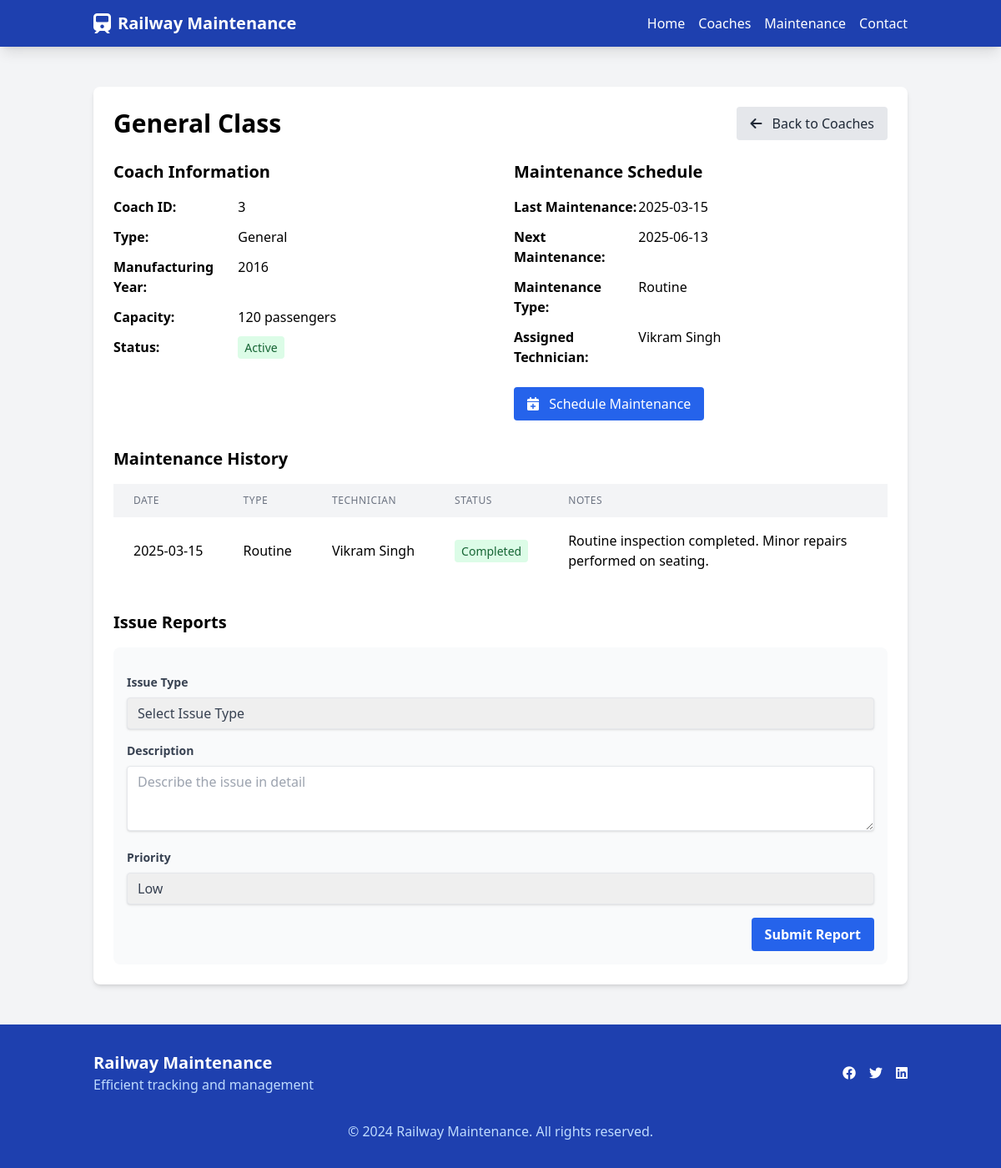
Page /coach_details.php?id=3 on the committed database.
### tables this page shows
CREATE TABLE IF NOT EXISTS coaches (
    id INT AUTO_INCREMENT PRIMARY KEY,
    name VARCHAR(100) NOT NULL,
    type VARCHAR(50) NOT NULL,
    manufacturing_year INT NOT NULL,
    capacity INT NOT NULL,
    status ENUM('Active', 'Maintenance', 'Retired') NOT NULL DEFAULT 'Active',
    last_maintenance DATE,
    next_maintenance DATE,
    maintenance_type VARCHAR(50),
    assigned_technician VARCHAR(100),
    created_at TIMESTAMP DEFAULT CURRENT_TIMESTAMP,
    updated_at TIMESTAMP DEFAULT CURRENT_TIMESTAMP ON UPDATE CURRENT_TIMESTAMP
);

CREATE TABLE IF NOT EXISTS maintenance_history (
    id INT AUTO_INCREMENT PRIMARY KEY,
    coach_id INT NOT NULL,
    maintenance_date DATE NOT NULL,
    maintenance_type VARCHAR(50) NOT NULL,
    technician VARCHAR(100) NOT NULL,
    status ENUM('Completed', 'Incomplete') NOT NULL,
    notes TEXT,
    created_at TIMESTAMP DEFAULT CURRENT_TIMESTAMP,
    FOREIGN KEY (coach_id) REFERENCES coaches(id) ON DELETE CASCADE
);

### coach_details.php (the view, shortened to what this page needs)
<?php
require_once "config.php";
$coach_id = isset($_GET['id']) ? intval($_GET['id']) : 0;
$coach_data = null;
if ($coach_id > 0) {
    $sql = "SELECT * FROM coaches WHERE id = ?";
    if ($stmt = mysqli_prepare($conn, $sql)) {
        mysqli_stmt_bind_param($stmt, "i", $coach_id);
        if (mysqli_stmt_execute($stmt)) {
            $result = mysqli_stmt_get_result($stmt);
            if (mysqli_num_rows($result) > 0) {
                $coach_data = mysqli_fetch_assoc($result);
            }
        }
    }
}
$maintenance_history = [];
$sql = "SELECT * FROM maintenance_history WHERE coach_id = ? ORDER BY maintenance_date DESC LIMIT 5";
if ($stmt = mysqli_prepare($conn, $sql)) {
    mysqli_stmt_bind_param($stmt, "i", $coach_id);
    if (mysqli_stmt_execute($stmt)) {
        $result = mysqli_stmt_get_result($stmt);
        while ($row = mysqli_fetch_assoc($result)) {
            $maintenance_history[] = $row;
        }
    }
}
?>
<!DOCTYPE html>
<html lang="en">
<head>
    <script src="https://cdn.tailwindcss.com"></script>
    <link href="https://cdnjs.cloudflare.com/ajax/libs/font-awesome/6.0.0/css/all.min.css" rel="stylesheet">
</head>
<body class="bg-gray-100">
    <nav class="bg-blue-800 text-white shadow-lg">
        <div class="container mx-auto px-6 py-3">
            <div class="flex items-center justify-between">
                <div class="flex items-center">
                    <a href="index.php" class="flex items-center">
                        <i class="fas fa-train text-2xl mr-2"></i>
                        <span class="text-xl font-bold">Railway Maintenance</span>
                    </a>
                </div>
                <div class="hidden md:flex items-center space-x-4">
                    <a href="index.php" class="hover:text-blue-200">Home</a>
                    <a href="index.php#coaches" class="hover:text-blue-200">Coaches</a>
                    <a href="index.php#maintenance" class="hover:text-blue-200">Maintenance</a>
                    <a href="index.php#contact" class="hover:text-blue-200">Contact</a>
                </div>
            </div>
        </div>
    </nav>
    <section class="py-12">
        <div class="container mx-auto px-6">
            <div class="bg-white rounded-lg shadow-md overflow-hidden">
                <div class="p-6">
                    <div class="flex justify-between items-center mb-6">
                        <h1 class="text-3xl font-bold"><?php echo htmlspecialchars($coach_data['name']); ?></h1>
                        <a href="index.php#coaches" class="bg-gray-200 text-gray-800 px-4 py-2 rounded hover:bg-gray-300">
                            <i class="fas fa-arrow-left mr-2"></i> Back to Coaches
                        </a>
                    </div>
                    <div class="grid grid-cols-1 md:grid-cols-2 gap-8 mb-8">
                        <div>
                            <h2 class="text-xl font-semibold mb-4">Coach Information</h2>
                            <div class="space-y-3">
                                <div class="flex">
                                    <span class="font-semibold w-1/3">Coach ID:</span>
                                    <span class="w-2/3"><?php echo htmlspecialchars($coach_data['id']); ?></span>
                                </div>
                                <div class="flex">
                                    <span class="font-semibold w-1/3">Type:</span>
                                    <span class="w-2/3"><?php echo htmlspecialchars($coach_data['type']); ?></span>
                                </div>
                                <div class="flex">
                                    <span class="font-semibold w-1/3">Manufacturing Year:</span>
                                    <span class="w-2/3"><?php echo htmlspecialchars($coach_data['manufacturing_year']); ?></span>
                                </div>
                                <div class="flex">
                                    <span class="font-semibold w-1/3">Capacity:</span>
                                    <span class="w-2/3"><?php echo htmlspecialchars($coach_data['capacity']); ?> passengers</span>
                                </div>
                                <div class="flex">
                                    <span class="font-semibold w-1/3">Status:</span>
                                    <span class="w-2/3">
                                        <span class="px-2 py-1 rounded text-sm <?php echo $coach_data['status'] === 'Active' ? 'bg-green-100 text-green-800' : 'bg-red-100 text-red-800'; ?>">
                                            <?php echo htmlspecialchars($coach_data['status']); ?>
                                        </span>
                                    </span>
                                </div>
                            </div>
                        </div>
                        <div>
                            <h2 class="text-xl font-semibold mb-4">Maintenance Schedule</h2>
                            <div class="space-y-3">
                                <div class="flex">
                                    <span class="font-semibold w-1/3">Last Maintenance:</span>
                                    <span class="w-2/3"><?php echo htmlspecialchars($coach_data['last_maintenance']); ?></span>
                                </div>
                                <div class="flex">
                                    <span class="font-semibold w-1/3">Next Maintenance:</span>
                                    <span class="w-2/3"><?php echo htmlspecialchars($coach_data['next_maintenance']); ?></span>
                                </div>
                                <div class="flex">
                                    <span class="font-semibold w-1/3">Maintenance Type:</span>
                                    <span class="w-2/3"><?php echo htmlspecialchars($coach_data['maintenance_type']); ?></span>
                                </div>
                                <div class="flex">
                                    <span class="font-semibold w-1/3">Assigned Technician:</span>
                                    <span class="w-2/3"><?php echo htmlspecialchars($coach_data['assigned_technician']); ?></span>
                                </div>
                            </div>
                            <div class="mt-6">
                                <button class="bg-blue-600 text-white px-4 py-2 rounded hover:bg-blue-700 schedule-maintenance-btn" data-coach-id="<?php echo $coach_id; ?>">
                                    <i class="fas fa-calendar-plus mr-2"></i> Schedule Maintenance
                                </button>
                            </div>
                        </div>
                    </div>
                    <div class="mb-8">
                        <h2 class="text-xl font-semibold mb-4">Maintenance History</h2>
                        <?php if (count($maintenance_history) > 0): ?>
                            <div class="overflow-x-auto">
                                <table class="min-w-full bg-white">
                                    <thead>
                                        <tr class="bg-gray-100">
                                            <th class="px-6 py-3 text-left text-xs font-medium text-gray-500 uppercase tracking-wider">Date</th>
                                            <th class="px-6 py-3 text-left text-xs font-medium text-gray-500 uppercase tracking-wider">Type</th>
                                            <th class="px-6 py-3 text-left text-xs font-medium text-gray-500 uppercase tracking-wider">Technician</th>
                                            <th class="px-6 py-3 text-left text-xs font-medium text-gray-500 uppercase tracking-wider">Status</th>
                                            <th class="px-6 py-3 text-left text-xs font-medium text-gray-500 uppercase tracking-wider">Notes</th>
                                        </tr>
                                    </thead>
                                    <tbody class="divide-y divide-gray-200">
                                        <?php foreach ($maintenance_history as $history): ?>
                                            <tr>
                                                <td class="px-6 py-4 whitespace-nowrap"><?php echo htmlspecialchars($history['maintenance_date']); ?></td>
                                                <td class="px-6 py-4 whitespace-nowrap"><?php echo htmlspecialchars($history['maintenance_type']); ?></td>
                                                <td class="px-6 py-4 whitespace-nowrap"><?php echo htmlspecialchars($history['technician']); ?></td>
                                                <td class="px-6 py-4 whitespace-nowrap">
                                                    <span class="px-2 py-1 rounded text-sm <?php echo $history['status'] === 'Completed' ? 'bg-green-100 text-green-800' : 'bg-yellow-100 text-yellow-800'; ?>">
                                                        <?php echo htmlspecialchars($history['status']); ?>
                                                    </span>
                                                </td>
                                                <td class="px-6 py-4"><?php echo htmlspecialchars($history['notes']); ?></td>
                                            </tr>
                                        <?php endforeach; ?>
                                    </tbody>
                                </table>
                            </div>
                        <?php else: ?>
                            <p class="text-gray-500">No maintenance history available.</p>
                        <?php endif; ?>
                    </div>
                    <div>
                        <h2 class="text-xl font-semibold mb-4">Issue Reports</h2>
                        <div class="bg-gray-50 p-4 rounded-lg">
                            <form id="issue-report-form" class="space-y-4">
                                <div>
                                    <label class="block text-gray-700 text-sm font-bold mb-2" for="issue-type">Issue Type</label>
                                    <select id="issue-type" name="issue_type" class="shadow appearance-none border rounded w-full py-2 px-3 text-gray-700 leading-tight focus:outline-none focus:shadow-outline">
                                        <option value="">Select Issue Type</option>
                                    </select>
                                </div>
                                <div>
                                    <label class="block text-gray-700 text-sm font-bold mb-2" for="issue-description">Description</label>
                                    <textarea id="issue-description" name="issue_description" class="shadow appearance-none border rounded w-full py-2 px-3 text-gray-700 leading-tight focus:outline-none focus:shadow-outline" rows="3" placeholder="Describe the issue in detail"></textarea>
                                </div>
                                <div>
                                    <label class="block text-gray-700 text-sm font-bold mb-2" for="priority">Priority</label>
                                    <select id="priority" name="priority" class="shadow appearance-none border rounded w-full py-2 px-3 text-gray-700 leading-tight focus:outline-none focus:shadow-outline">
                                        <option value="Low">Low</option>
                                    </select>
                                </div>
                                <div class="flex items-center justify-end">
                                    <button type="submit" class="bg-blue-600 text-white font-bold py-2 px-4 rounded hover:bg-blue-700 focus:outline-none focus:shadow-outline">
                                        Submit Report
                                    </button>
                                </div>
                            </form>
                        </div>
                    </div>
                </div>
            </div>
        </div>
    </section>
    <footer class="bg-blue-800 text-white py-8">
        <div class="container mx-auto px-6">
            <div class="flex flex-col md:flex-row justify-between items-center">
                <div class="mb-4 md:mb-0">
                    <h3 class="text-xl font-bold">Railway Maintenance</h3>
                    <p class="text-blue-200">Efficient tracking and management</p>
                </div>
                <div class="flex space-x-4">
                    <a href="#" class="hover:text-blue-200"><i class="fab fa-facebook"></i></a>
                    <a href="#" class="hover:text-blue-200"><i class="fab fa-twitter"></i></a>
                    <a href="#" class="hover:text-blue-200"><i class="fab fa-linkedin"></i></a>
                </div>
            </div>
            <div class="mt-8 text-center text-blue-200">
                <p>&copy; 2024 Railway Maintenance. All rights reserved.</p>
            </div>
        </div>
    </footer>
</body>
</html>

### rows in the picture
coaches: name "General Class", id "3", type "General", manufacturing_year "2016", capacity "120", status "Active", last_maintenance "2025-03-15", next_maintenance "2025-06-13", maintenance_type "Routine", assigned_technician "Vikram Singh"
maintenance_history: maintenance_date "2025-03-15", maintenance_type "Routine", technician "Vikram Singh", status "Completed", notes "Routine inspection completed. Minor repairs performed on seating."
